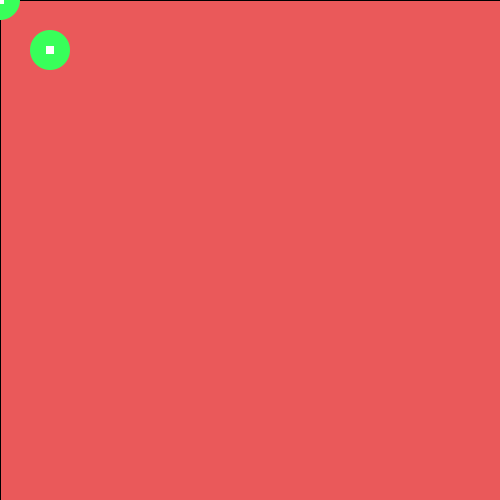
Frame 1 (no input)
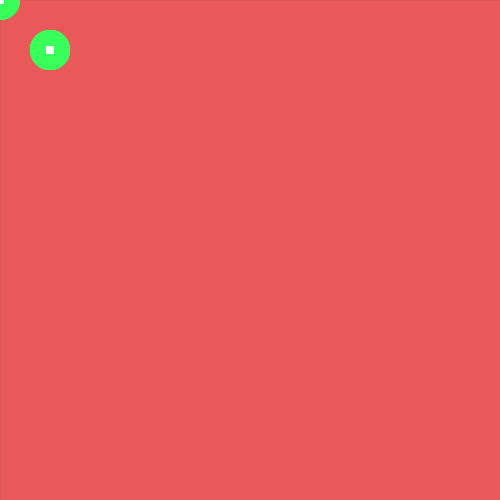
Frame 60 (the mouse pressed at the canvas centre just before this capture)
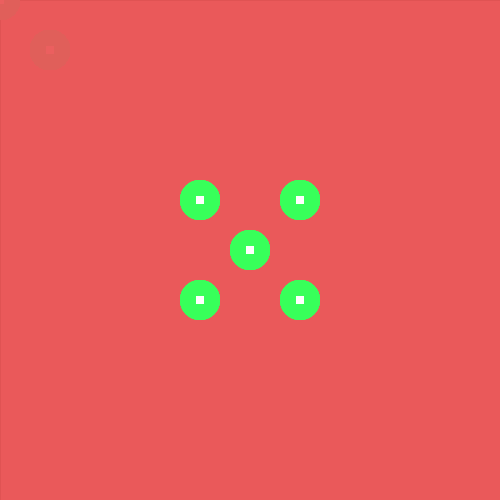
Frame 120 (the mouse held since frame 60 and released just before this capture)

The Processing sketch that drew these frames (run headless with seeded random() and noise(); from frame 60 on, the mouse is pressed at the canvas centre):

// Processing sketch: processing_184895
// ── processing_184895.pde

float xPos; //we will use a variable to hold the position of the mouse, here the x value
float yPos; //and here, the y value. We use variable, becasue the value is being updated
            //with every draw() loop

color bg = color(234, 89, 90); //here we use a color variable to hold the bg color

void setup() {
  size(500, 500); // size here . . .
  background(bg); //and we set the background color
}

void draw() {
  fill(bg, 20); //we will fill a slightly transparent rect over the canvas
  rectMode(CORNER); //we must call CORNER since we changed it in the function below
  rect(0, 0, width, height); //and draw it
  xPos = mouseX; //update xPos
  yPos = mouseY; //and yPox
  noStroke(); //remove the stroke
  drawEllipse(xPos, yPos, 40); //call our functions
  drawEllipse(xPos - 50, yPos - 50, 40); //make some changes, call again
  drawEllipse(xPos - 50, yPos + 50, 40); //etc.
  drawEllipse(xPos + 50, yPos + 50, 40);
  drawEllipse(xPos + 50, yPos - 50, 40);
}


void drawEllipse(float x, float y, float size) { // our function
  fill(56, 255, 90);
  ellipse(x, y, size, size);
  fill(255); //this fill will effect everything after it
  rectMode(CENTER);
  rect(x, y, size/5, size/5);
}

//this one is full of fun little traps dealing with precedence of functions . . .
